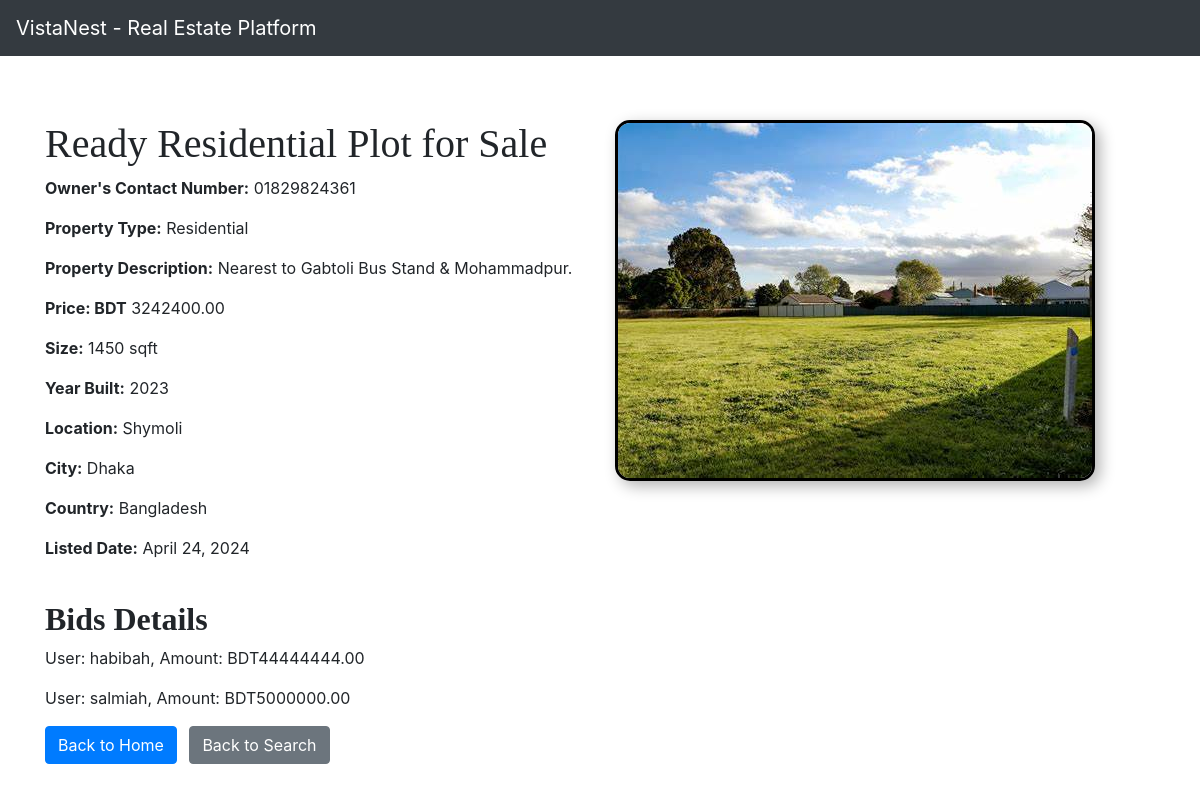
Page /details/16 on the committed database.
### platforms/models.py (models this page shows, shortened)
class Platform(models.Model):
    property_type_choices = [
        ('Residential', 'Residential'),
        ('Commercial', 'Commercial'),
        ('Land', 'Land'),
        ('Industrial', 'Industrial'),
        ('Special Purpose', 'Special Purpose')
    ]
    owner_contact_number = models.CharField(max_length=15, blank=True, null=True)
    title = models.CharField(max_length=100)
    description = models.TextField(default="This Property is mindblowing!")
    property_type = models.CharField(max_length=20, choices=property_type_choices)
    price = models.DecimalField(max_digits=10, decimal_places=2)
    size_sqft = models.PositiveIntegerField()
    year_built = models.PositiveIntegerField()
    location = models.CharField(max_length=100)
    city = models.CharField(max_length=50)
    country = models.CharField(max_length=50)
    listed_date = models.DateField(auto_now_add=True)
    image = models.ImageField(default='houses.png', blank=True)

class Bid(models.Model):
    user = models.ForeignKey(User, on_delete=models.CASCADE)
    property = models.ForeignKey(Platform, on_delete=models.CASCADE, related_name='bids')
    amount = models.DecimalField(max_digits=10, decimal_places=2)
    bid_status = models.CharField(max_length=20, choices=[
        ('Pending', 'Pending'),
        ('Accepted', 'Accepted'),
        ('Rejected', 'Rejected')
    ], default='Pending')
    date_placed = models.DateTimeField(auto_now_add=True)

### mysite/views.py (the view)
# urls.py: path('details/<int:property_id>', views.details, name='details'),
def details(request, property_id):
    platform = get_object_or_404(Platform, pk=property_id)
    bids = platform.bids.all().select_related('user')
    return render(request, 'details.html', {
    "platform": platform,  'bids': bids,
  })

### templates/details.html (shortened to what this page needs)
<!DOCTYPE html>
<html lang="en">
<head>
    <link rel="stylesheet" href="https://stackpath.bootstrapcdn.com/bootstrap/4.3.1/css/bootstrap.min.css">
    <link rel="stylesheet" href="https://use.fontawesome.com/releases/v5.8.1/css/all.css">
</head>
<body>
    <nav class="navbar navbar-expand-md navbar-dark bg-dark fixed-top">
        <a class="navbar-brand" href="#">VistaNest - Real Estate Platform</a>
    </nav>
    <br><br><br>
    <div class="container mt-5">
        <div class="row">
            <div class="col-md-6">
                <h1 style="font-family: 'Montserrat';">{{ platform.title }}</h1>
                <p><strong>Owner's Contact Number:</strong> {{ platform.owner_contact_number }}</p>
                <p><strong>Property Type:</strong> {{ platform.property_type }}</p>
                <p><strong>Property Description:</strong> {{ platform.description }}</p>
                <p><strong>Price: BDT</strong> {{ platform.price }}</p>
                <p><strong>Size:</strong> {{ platform.size_sqft }} sqft</p>
                <p><strong>Year Built:</strong> {{ platform.year_built }}</p>
                <p><strong>Location:</strong> {{ platform.location }}</p>
                <p><strong>City:</strong> {{ platform.city }}</p>
                <p><strong>Country:</strong> {{ platform.country }}</p>
                <p><strong>Listed Date:</strong> {{ platform.listed_date }}</p>
            </div>
            <div class="col-md-6">
                <img src="{{ platform.image.url }}" alt="Property Image" class="bordered-image img-fluid" style="max-width: 100%; height: auto; border: 3px solid black; border-radius: 15px; box-shadow: 5px 5px 15px rgba(0, 0, 0, 0.3);">
            </div>
        </div>
        <br>
        <h2 style="font-family: 'Montserrat';"><b>Bids Details</b></h2>
        <div id="bids" class="mb-3">
            {% for bid in bids %}
                <p>User: {{ bid.user.username }}, Amount: BDT{{ bid.amount }}</p>
            {% empty %}
                <p>No bids available for this property.</p>
            {% endfor %}
        </div>
        <a href="{% url 'home' %}" class="btn btn-primary">Back to Home</a>
        <a href="{% url 'search' %}" class="btn btn-secondary ml-2">Back to Search</a>
</body>
</html>

### rows in the picture
Platform: title "Ready Residential Plot for Sale", owner_contact_number "01829824361", property_type "Residential", description "Nearest to Gabtoli Bus Stand & Mohammadpur.", price "3242400.00", size_sqft "1450", year_built "2023", location "Shymoli", city "Dhaka", country "Bangladesh", listed_date "April 24, 2024", image (picture)
Bid: user.username "habibah", amount "44444444.00"
Bid: user.username "salmiah", amount "5000000.00"
